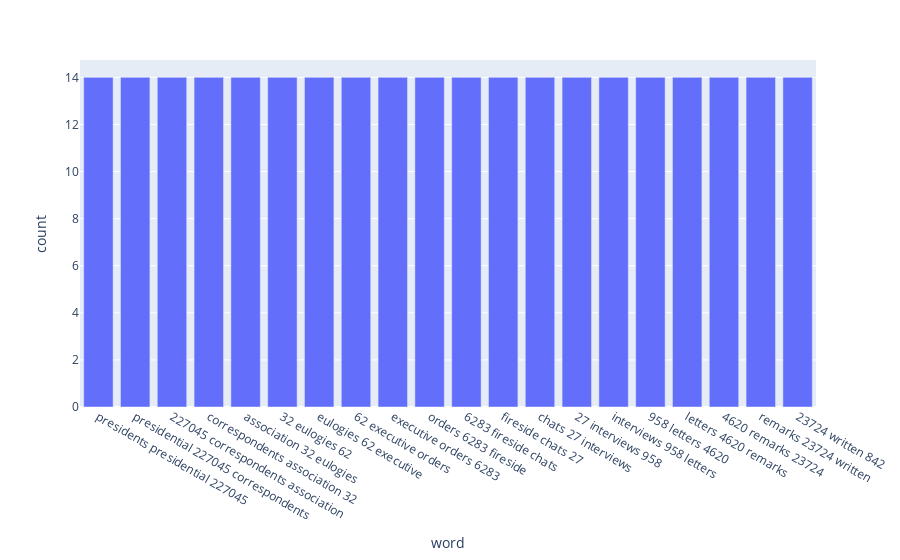

Write notebook code for a chart like this one.
### Markdown cell above
A trigram for all the 14 speeches combined.

### Code cell
dict_trigrams= {}

dict_trigrams = top_n_trigram(words_df['speech'])
bar_plot_toptrigrams(dict_trigrams)

### Figure 1 — Plotly figure (JSON) as saved in the notebook; plotly's stock layout.template omitted (floating-point values rounded to 4 significant figures)
{"data": [{"alignmentgroup": "True", "hovertemplate": "word=%{x}<br>count=%{y}<extra></extra>", "legendgroup": "", "marker": {"color": "#636efa", "pattern": {"shape": ""}}, "name": "", "offsetgroup": "", "orientation": "v", "showlegend": false, "textposition": "auto", "type": "bar", "x": ["presidents presidential 227045", "presidential 227045 correspondents", "227045 correspondents association", "correspondents association 32", "association 32 eulogies", "32 eulogies 62", "eulogies 62 executive", "62 executive orders", "executive orders 6283", "orders 6283 fireside", "6283 fireside chats", "fireside chats 27", "chats 27 interviews", "27 interviews 958", "interviews 958 letters", "958 letters 4620", "letters 4620 remarks", "4620 remarks 23724", "remarks 23724 written", "23724 written 842"], "xaxis": "x", "y": [14, 14, 14, 14, 14, 14, 14, 14, 14, 14, 14, 14, 14, 14, 14, 14, 14, 14, 14, 14], "yaxis": "y"}], "layout": {"barmode": "relative", "legend": {"tracegroupgap": 0}, "margin": {"t": 60}, "xaxis": {"anchor": "y", "domain": [0, 1], "title": {"text": "word"}}, "yaxis": {"anchor": "x", "domain": [0, 1], "title": {"text": "count"}}}}
